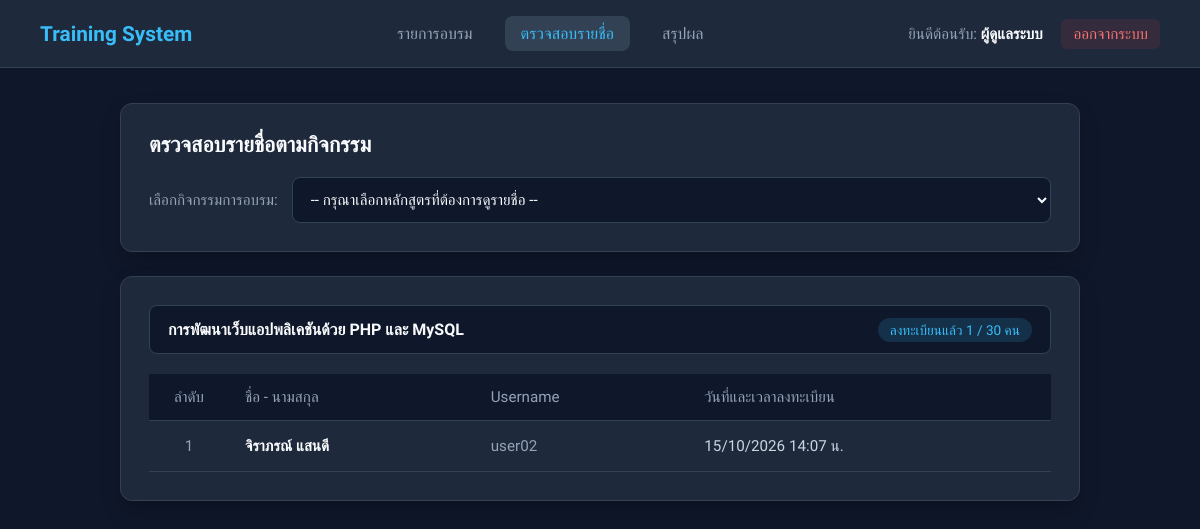
/participants.php?course_id=1 (signed in), run on the app's committed database.
### tables this page shows
CREATE TABLE `courses` (
  `id` int NOT NULL,
  `title` varchar(200) NOT NULL,
  `description` text,
  `image` varchar(255) DEFAULT 'default_course.jpg',
  `event_date` date NOT NULL,
  `max_seats` int NOT NULL
);

CREATE TABLE `registrations` (
  `id` int NOT NULL,
  `user_id` int NOT NULL,
  `course_id` int NOT NULL,
  `registered_at` timestamp NOT NULL DEFAULT CURRENT_TIMESTAMP
);

CREATE TABLE `users` (
  `id` int NOT NULL,
  `username` varchar(50) NOT NULL,
  `password` varchar(255) NOT NULL,
  `fullname` varchar(100) NOT NULL,
  `role` enum('admin','user') DEFAULT 'user'
);

### participants.php (the view, shortened to what this page needs)
<?php
require_once 'db.php';
$course_id = isset($_GET['course_id']) ? (int)$_GET['course_id'] : 0;
$selected_course = null;
if ($course_id > 0) {
    $c_stmt = $conn->prepare("SELECT title, event_date, max_seats FROM courses WHERE id = ?");
    $c_stmt->bind_param("i", $course_id);
    $c_stmt->execute();
    $selected_course = $c_stmt->get_result()->fetch_assoc();
}
$participants = null;
if ($course_id > 0) {
    $stmt = $conn->prepare("SELECT u.fullname, u.username, r.registered_at
                            FROM registrations r
                            JOIN users u ON r.user_id = u.id
                            WHERE r.course_id = ?
                            ORDER BY r.registered_at ASC");
    $stmt->bind_param("i", $course_id);
    $stmt->execute();
    $participants = $stmt->get_result();
}
?>
<!DOCTYPE html>
<html lang="th">
<head>
</head>
<body>
    <header class="navbar">
        <div class="nav-brand">Training System</div>
        <nav class="nav-menu">
            <a href="courses.php">รายการอบรม</a>
            <a href="participants.php" class="active">ตรวจสอบรายชื่อ</a>
            <a href="summary.php">สรุปผล</a>
        </nav>
        <div class="user-status">
            <span>ยินดีต้อนรับ: <strong><?= htmlspecialchars($_SESSION['fullname']) ?></strong></span>
            <a href="logout.php" class="logout-btn">ออกจากระบบ</a>
        </div>
    </header>
    <main class="container">
        <div class="content-card">
            <div class="section-header">
                <h2>ตรวจสอบรายชื่อตามกิจกรรม</h2>
            </div>
            <form method="GET">
                <div class="filter-group">
                    <label for="course_id">เลือกกิจกรรมการอบรม:</label>
                    <select name="course_id" id="course_id" class="select-box" onchange="this.form.submit()">
                        <option value="">-- กรุณาเลือกหลักสูตรที่ต้องการดูรายชื่อ --</option>
                    </select>
                </div>
            </form>
        </div>
        <?php if ($course_id > 0): ?>
            <div class="content-card">
                <?php if ($selected_course): ?>
                    <div class="course-info-bar">
                        <div class="title"><?= htmlspecialchars($selected_course['title']) ?></div>
                        <div>
                            <span class="badge-count">
                                ลงทะเบียนแล้ว <?= $participants ? $participants->num_rows : 0 ?> / <?= $selected_course['max_seats'] ?> คน
                            </span>
                        </div>
                    </div>
                <?php endif; ?>
                <div class="table-responsive">
                    <table>
                        <thead>
                            <tr>
                                <th style="width: 80px; text-align: center;">ลำดับ</th>
                                <th>ชื่อ - นามสกุล</th>
                                <th>Username</th>
                                <th>วันที่และเวลาลงทะเบียน</th>
                            </tr>
                        </thead>
                        <tbody>
                            <?php if ($participants && $participants->num_rows > 0): ?>
                                <?php $i = 1; while ($p = $participants->fetch_assoc()): ?>
                                <tr>
                                    <td style="text-align: center; font-weight: 500; color: #94a3b8;"><?= $i++ ?></td>
                                    <td><strong style="color: #f8fafc;"><?= htmlspecialchars($p['fullname']) ?></strong></td>
                                    <td style="color: #94a3b8;"><?= htmlspecialchars($p['username']) ?></td>
                                    <td><?= date('d/m/Y H:i น.', strtotime($p['registered_at'])) ?></td>
                                </tr>
                                <?php endwhile; ?>
                            <?php endif; ?>
                        </tbody>
                    </table>
                </div>
            </div>
        <?php else: ?>
            <div class="content-card empty-placeholder">
                กรุณาเลือกหลักสูตรจากช่องด้านบนเพื่อแสดงรายชื่อผู้เข้าร่วมอบรม
            </div>
        <?php endif; ?>
    </main>
</body>
</html>

### participants.php (style rules this page uses)
* { box-sizing: border-box; font-family: 'Prompt', sans-serif; margin: 0; padding: 0; }
body { background-color: #0f172a; color: #f1f5f9; min-height: 100vh; }
.navbar { background-color: #1e293b; border-bottom: 1px solid #334155; padding: 16px 40px; display: flex; justify-content: space-between; align-items: center; }
.nav-brand { font-size: 1.3rem; font-weight: 600; color: #38bdf8; }
.nav-menu { display: flex; gap: 16px; }
.nav-menu a { text-decoration: none; color: #94a3b8; font-weight: 500; padding: 8px 16px; border-radius: 8px; transition: all 0.2s; }
.nav-menu a:hover, .nav-menu a.active { color: #ffffff; background-color: #334155; }
.nav-menu a.active { color: #38bdf8; }
.user-status { font-size: 0.95rem; color: #94a3b8; }
.user-status strong { color: #f8fafc; }
.logout-btn { color: #f87171 !important; margin-left: 15px; text-decoration: none; padding: 6px 12px; border-radius: 6px; background-color: rgba(239, 68, 68, 0.1); }
.container { max-width: 1000px; margin: 35px auto; padding: 0 20px; }
.content-card { background: #1e293b; border: 1px solid #334155; border-radius: 12px; padding: 28px; box-shadow: 0 10px 25px -5px rgba(0, 0, 0, 0.3); margin-bottom: 24px; }
.section-header h2 { font-size: 1.35rem; color: #f8fafc; font-weight: 600; margin-bottom: 20px; }
.filter-group { display: flex; align-items: center; gap: 14px; flex-wrap: wrap; }
.filter-group label { font-size: 0.95rem; color: #94a3b8; }
.select-box { flex: 1; min-width: 280px; padding: 12px 14px; border: 1px solid #334155; border-radius: 8px; font-size: 0.95rem; color: #f8fafc; background-color: #0f172a; outline: none; cursor: pointer; transition: border-color 0.2s; }
.course-info-bar { background-color: #0f172a; border: 1px solid #334155; border-radius: 8px; padding: 14px 18px; margin-bottom: 20px; display: flex; justify-content: space-between; align-items: center; flex-wrap: wrap; gap: 10px; }
.course-info-bar .title { font-weight: 600; color: #f8fafc; }
.course-info-bar .badge-count { background-color: rgba(56, 189, 248, 0.15); color: #38bdf8; padding: 4px 12px; border-radius: 20px; font-size: 0.85rem; font-weight: 500; }
.table-responsive { overflow-x: auto; }
table { width: 100%; border-collapse: collapse; text-align: left; }
thead th { background-color: #0f172a; color: #94a3b8; font-weight: 500; padding: 14px 16px; border-bottom: 1px solid #334155; font-size: 0.95rem; }
tbody td { padding: 16px; border-bottom: 1px solid #334155; vertical-align: middle; font-size: 0.95rem; color: #cbd5e1; }

### data on the page
courses: title "การพัฒนาเว็บแอปพลิเคชันด้วย PHP และ MySQL", max_seats "30"
registrations: user.fullname "จิราภรณ์ แสนดี", user.username "user02", registered_at "15/10/2026 14:07 น."

### other printed values
$_SESSION['fullname'] "ผู้ดูแลระบบ"
$participants->num_rows "1"
